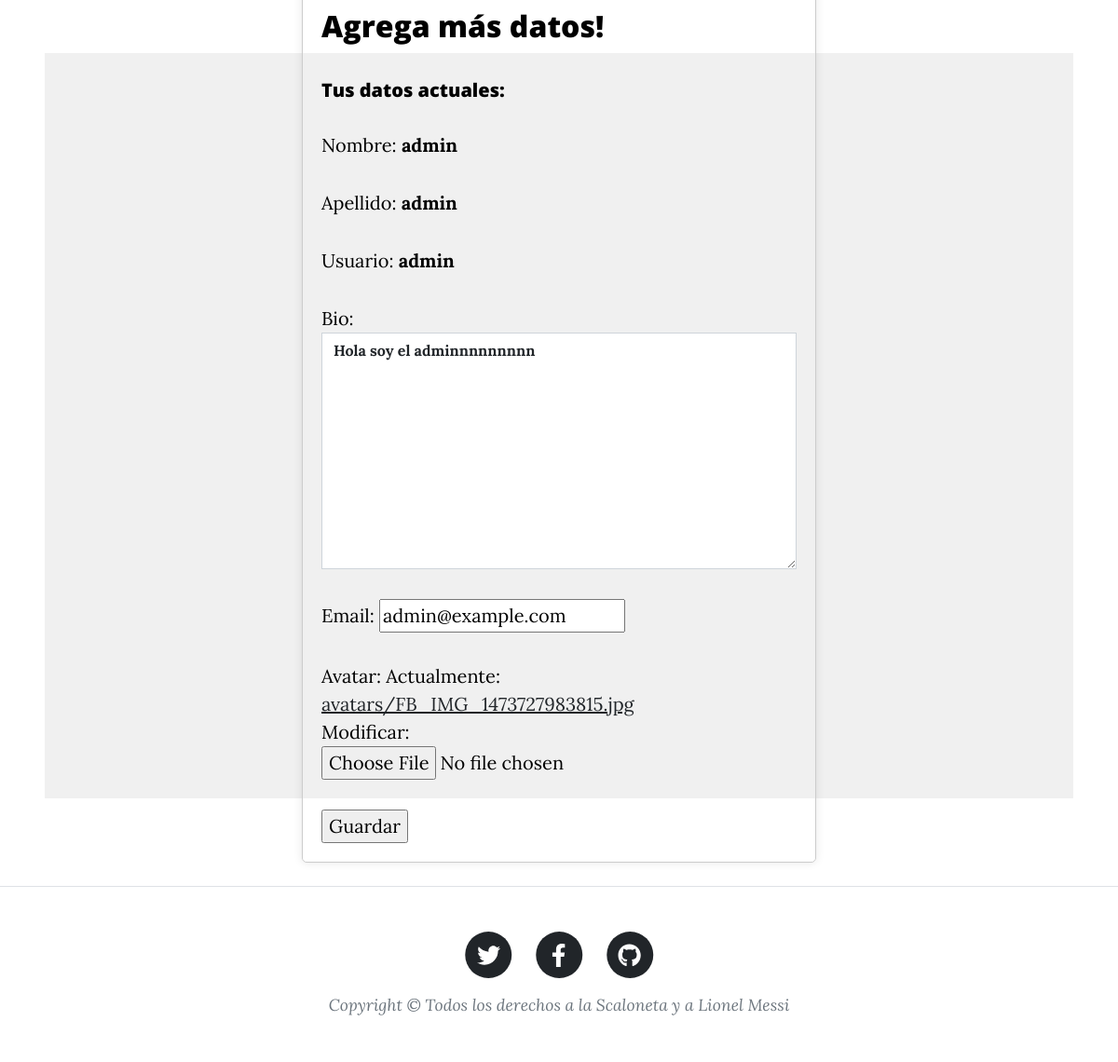
Before: /profiles/editar-perfil/1/ (signed in, lower part) with the older database file.
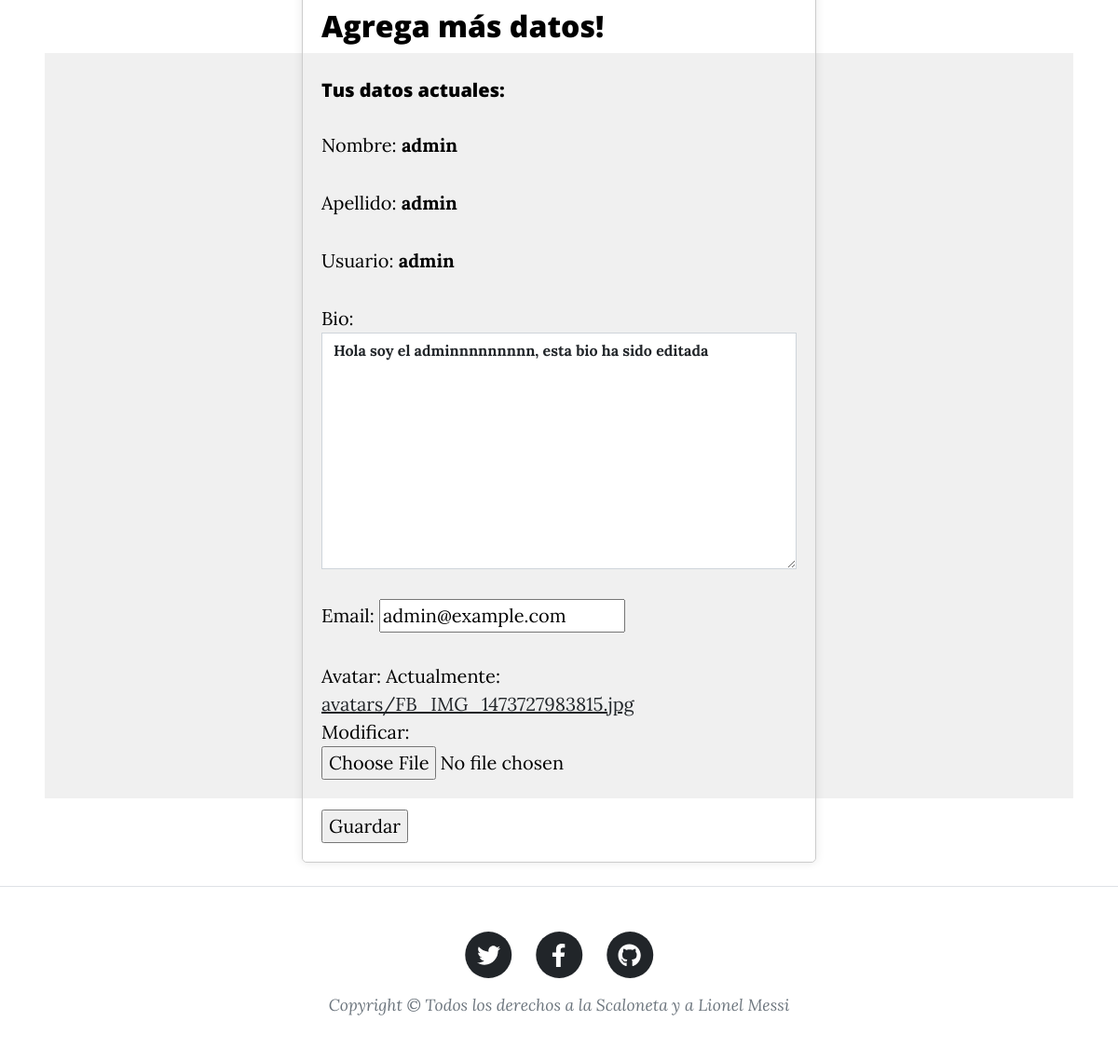
After: the same page with the newer database file.
### blogProfiles/models.py (models this page shows, shortened)
class Profile(models.Model):
    user = models.ForeignKey(User, on_delete=models.CASCADE, default="#USER")
    bio = models.TextField(blank=True)
    email = models.EmailField(blank=True)
    avatar = models.ImageField(upload_to='avatars/', default="#NOAVATAR")

### blogProfiles/views.py (the view, shortened to what this page needs)
# urls.py: path('editar-perfil/<int:pk>/', ProfileUpdateView.as_view(), name='editar_perfil'),
class ProfileUpdateView(UpdateView):
    model = Profile
    form_class = ProfileEditForm
    template_name = 'editar_perfil.html'
    def get_object(self, queryset=None):
        profile, created = Profile.objects.get_or_create(user=self.request.user)
        return profile

### blogProfiles/forms.py
class ProfileEditForm(forms.ModelForm):
    class Meta:
        model = Profile
        fields = ['bio', 'email', 'avatar']
        labels = {
            'bio':'Bio',
            'email':'Email',
            'avatar':'Avatar'
        }
        widgets = {
        'bio': forms.Textarea(attrs={'class': 'form-control', 'style': 'font-weight: bold;'}),
        'Avatar': forms.FileInput(attrs={'class': 'form-control'}),
        }

### blogProfiles/templates/editar_perfil.html (shortened to what this page needs)
{% extends "index.html" %}
{% load static %}
{% block contenido %}
<div class="contenido" style="display: flex; justify-content: center; align-items: center; height: 100vh;">
    <div style="text-align: left; width: 50%; border: 1px solid #ccc; box-shadow: 0px 0px 10px rgba(0, 0, 0, 0.1); padding: 20px; border-radius: 5px;">
        <h2>Agrega más datos!</h1>
        <br/>
        <form style="justify-content: left;" method="POST" enctype="multipart/form-data">
            <h5>Tus datos actuales:</h5>
            <p style="justify-content: left;">Nombre: <strong>{{ user.first_name }}</strong></p>
            <p style="justify-content: left;">Apellido: <strong>{{ user.last_name }}</strong></p>
            <p style="justify-content: left;">Usuario: <strong>{{ user.username }}</strong></p>
            {{ form.as_p }}
            <input type="submit" value="Guardar">
        </form>
    </div>
</div>
<br/>
{% endblock contenido %}

### templates_base/index.html (shortened to what this page needs)
{% load static %}
<!DOCTYPE html>
<html lang="en">
<head>
    <link href="{% static 'css/styles.css' %}" rel="stylesheet" />
</head>
<body>
        <section class="content-block" style="padding:4rem 3rem;">
            {% block contenido %}
            {% endblock contenido %}
        </section>
        <footer class="border-top">
            <div class="container px-4 px-lg-5">
                <div class="row gx-4 gx-lg-5 justify-content-center">
                    <div class="col-md-10 col-lg-8 col-xl-7">
                        <ul class="list-inline text-center">
                            <li class="list-inline-item">
                                <a href="https://twitter.com/brunoruiztalamo">
                                    <span class="fa-stack fa-lg">
                                        <i class="fas fa-circle fa-stack-2x"></i>
                                        <i class="fab fa-twitter fa-stack-1x fa-inverse"></i>
                                    </span>
                                </a>
                            </li>
                            <li class="list-inline-item">
                                <a href="https://facebook.com/bruno.r.talamo">
                                    <span class="fa-stack fa-lg">
                                        <i class="fas fa-circle fa-stack-2x"></i>
                                        <i class="fab fa-facebook-f fa-stack-1x fa-inverse"></i>
                                    </span>
                                </a>
                            </li>
                            <li class="list-inline-item">
                                <a href="https://github.com/brunoruiztalamo">
                                    <span class="fa-stack fa-lg">
                                        <i class="fas fa-circle fa-stack-2x"></i>
                                        <i class="fab fa-github fa-stack-1x fa-inverse"></i>
                                    </span>
                                </a>
                            </li>
                        </ul>
                        <div class="small text-center text-muted fst-italic">Copyright &copy; Todos los derechos a la Scaloneta y a Lionel Messi</div>
                    </div>
                </div>
            </div>
        </footer>
    </body>
</html>

Changed rows visible on the page:
changed Profile "admin@example.com": bio "Hola soy el adminnnnnnnnn" → "Hola soy el adminnnnnnnnn, esta bio ha sido editada"
